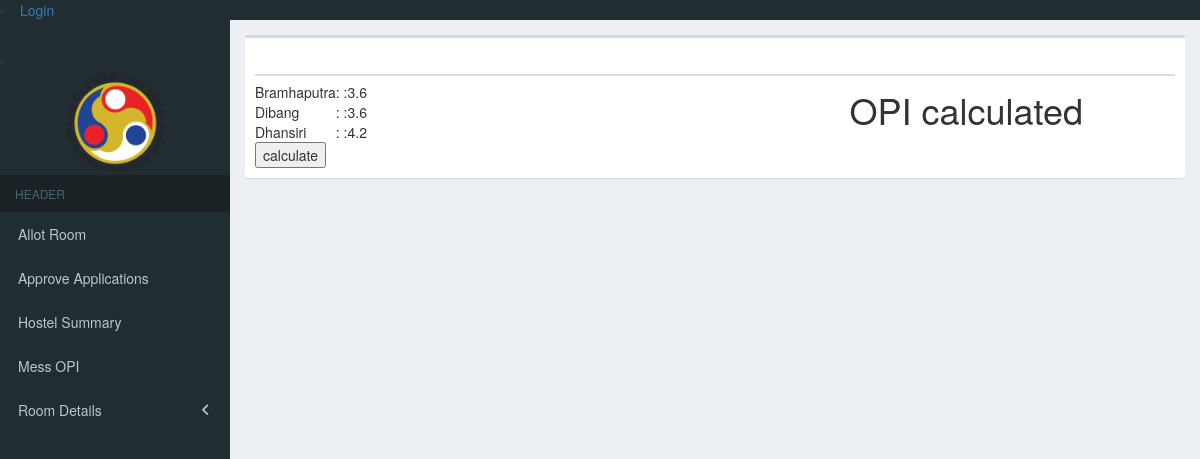
The page /hab_portal/hab_app/mess_opi/ on the database as committed earlier.
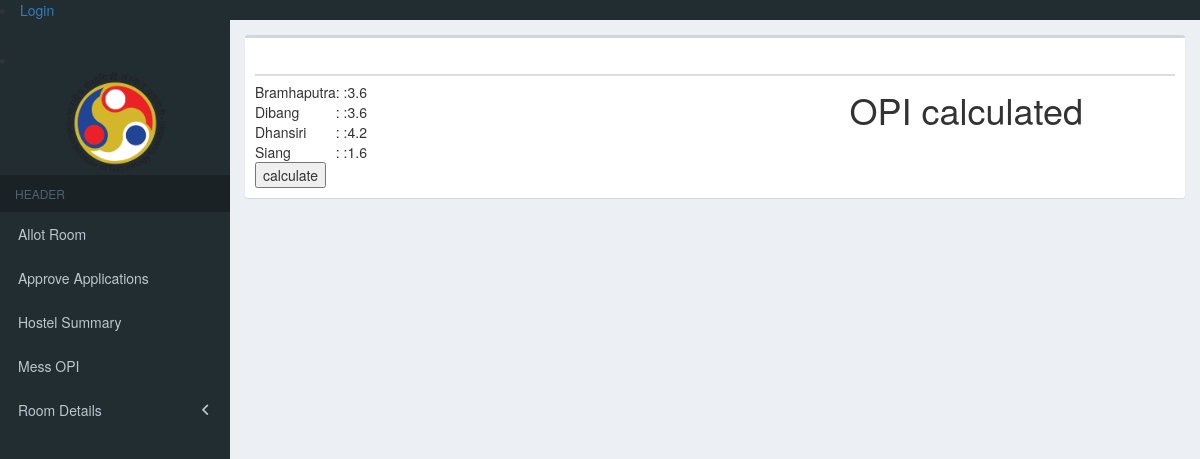
The same page on the database as committed later.
### student_portal/models.py (models this page shows, shortened)
class Opi_calculated(models.Model):
    hostelName = models.CharField(max_length=255,choices = HOSTEL_CHOICES)
    opi_value = models.FloatField()
    numberOfSubscriptions = models.IntegerField() #actually no of feedback
    month = models.IntegerField(default=m1)
    year = models.IntegerField(default=y1)
    month_year = models.CharField(max_length=255,default=m1_y1)
    class Meta:
        verbose_name = "Opi_calculated"
        verbose_name_plural = "Opi_calculated"
        unique_together = ('hostelName','month_year')

### hab_app/views.py (the view)
def mess_opi(request):
    opi_calculated_list = Opi_calculated.objects.all()
    print(
    )
    return render(request,'hab_app/opi_student_portal.html', {'opi_calculated_list': opi_calculated_list})

### templates/hab_app/opi_student_portal.html
{% extends "hab_app/chrView.html" %}
{% block body_block %}
<h1>OPI calculated</h1>
<table>
{% for op in opi_calculated_list %}
  <tr>
    <td>{{op.hostelName}}</td>
    <td>{{':     :'}}</td>
    <td>{{op.opi_value}}</td>
  </tr>
{% endfor %}
</table>
<form method="get" action='calculate'>
  <button type="submit"> calculate</button>
</form>
{% endblock %}

### templates/hab_app/chrView.html (shortened to what this page needs)
<!DOCTYPE html>
{% load staticfiles %}
<html>
<head>
  <link rel="stylesheet" href="{% static 'bower_components/bootstrap/dist/css/bootstrap.min.css' %}">
  <link rel="stylesheet" href="{% static 'bower_components/font-awesome/css/font-awesome.min.css' %}">
  <link rel="stylesheet" href="{% static 'bower_components/Ionicons/css/ionicons.min.css' %}">
  <link rel="stylesheet" href="{% static 'bower_components/datatables.net-bs/css/dataTables.bootstrap.min.css' %}">
  <link rel="stylesheet" href="{% static 'dist/css/AdminLTE.min.css' %}">
  <link rel="stylesheet" href="{% static 'css/header.css' %}">
  <link rel="stylesheet" href="{% static 'dist/css/skins/_all-skins.min.css' %}">
  <link rel="stylesheet" href="https://maxcdn.bootstrapcdn.com/bootstrap/3.3.7/css/bootstrap.min.css">
</head>
<body class="hold-transition skin-blue sidebar-mini">
<div class="wrapper">
  <header class="main-header">
    {% if user.is_authenticated %}
      <li><a class ="navbar-link" href="{% url 'logout1' %}">Logout</a></li>
    {% else %}
      <li><a class ="navbar-link" href="{% url 'hab_app:user_login' %}">Login</a></li>
    {% endif %}
  </header>
  <aside class="main-sidebar">
    <section class="sidebar">
      <li class="sidebar-search">
        <div class="input-group custom-search-form" style="text-align:center;">
          <a href="{% url 'hab_app:login_page' %}"><img width="45%" src="{% static 'images/iitg.png' %}"></a>
        </div>
      </li>
      <ul class="sidebar-menu" data-widget="tree">
        <li class="header">HEADER</li>
        <li ><a href="{% url 'hab_app:chrAllot' %}"> <span>Allot Room</span></a></li>
        <li ><a href="{% url 'hab_app:chrApproveApplication' %}"> <span>Approve Applications</span></a></li>
        <li ><a href="{% url 'hab_app:chrHostelSummary' %}"> <span>Hostel Summary</span></a></li>
        <li ><a href="{% url 'hab_app:mess_opi' %}"> <span>Mess OPI</span></a></li>
        <li class=" treeview">
          <a href="#">
            <span>Room Details</span>
            <span class="pull-right-container">
              <i class="fa fa-angle-left pull-right"></i>
            </span>
          </a>
      </li>
      </ul>
    </section>
  </aside>
  <div class="content-wrapper">
    <h1>welcome caretaker of {{ROtable.hostelName}}</h1>
    <section class="content">
      <div class="row">
        <div class="col-xs-12">
          <div class="box">
            <div class="box-header">
            </div>
            <div class="box-body">
              <table id="example1" class="table table-bordered table-striped">
                {% block body_block %}
                {% endblock %}
              </table>
            </div>
          </div>
        </div>
      </div>
    </section>
  </div>
<link rel="stylesheet" type="text/css" href="http://jquery-ui.googlecode.com/svn/tags/latest/themes/base/jquery-ui.css" media="all" />
</body>
</html>

### static/css/header.css (style rules this page uses)
h1 { float:right; width:800px; text-align:right; display:block; color:#003350; font-family:"Arial", Times, serif; font-size:35px; padding:2px; text-decoration:none; right: 100px; position: absolute; }

Rows that differ between the two databases and show on the page:
added Opi_calculated: hostelName "Siang", value ": :", opi_value "1.6"
